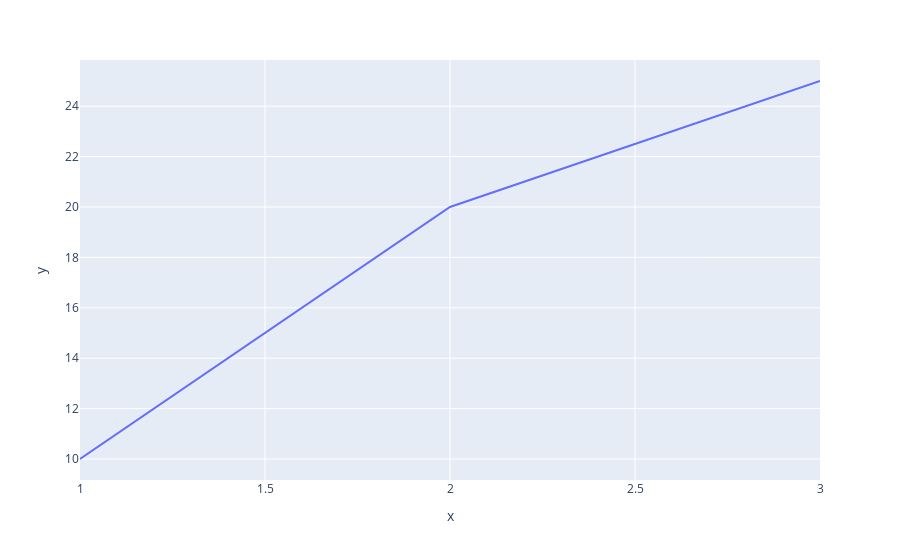

The code cell stored with this chart in its notebook:
### Code cell
import plotly.express as px
fig = px.line(x=[1, 2, 3], y=[10, 20, 25])
fig.show()

### Figure 1 — Plotly figure (JSON) as saved in the notebook; plotly's stock layout.template omitted (floating-point values rounded to 4 significant figures)
{"data": [{"hovertemplate": "x=%{x}<br>y=%{y}<extra></extra>", "legendgroup": "", "line": {"color": "#636efa", "dash": "solid"}, "marker": {"symbol": "circle"}, "mode": "lines", "name": "", "orientation": "v", "showlegend": false, "x": [1, 2, 3], "xaxis": "x", "y": [10, 20, 25], "yaxis": "y", "type": "scatter"}], "layout": {"xaxis": {"anchor": "y", "domain": [0.0, 1.0], "title": {"text": "x"}}, "yaxis": {"anchor": "x", "domain": [0.0, 1.0], "title": {"text": "y"}}, "legend": {"tracegroupgap": 0}, "margin": {"t": 60}}}
